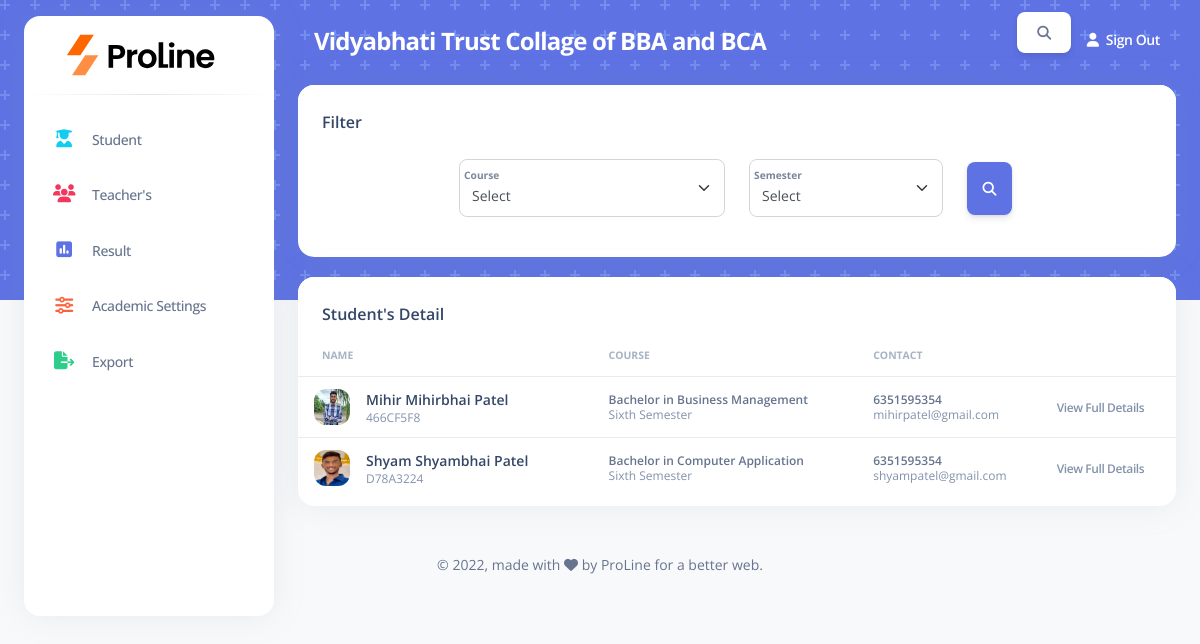
The page /manageStudent.php on the database its author committed.
### tables this page shows
CREATE TABLE `stud_details` (
  `SID` varchar(255) NOT NULL,
  `Photo` varchar(255) NOT NULL,
  `First_Name` varchar(255) NOT NULL,
  `Middle_Name` varchar(255) NOT NULL,
  `Last_Name` varchar(255) NOT NULL,
  `Phone_Number` varchar(255) NOT NULL,
  `Guardians_Number` varchar(255) NOT NULL,
  `Email` varchar(255) NOT NULL,
  `Aadhar_Number` varchar(255) NOT NULL,
  `Gender` varchar(255) NOT NULL,
  `DOB` date NOT NULL,
  `Blood_Group` varchar(255) NOT NULL,
  `POB` varchar(255) NOT NULL,
  `Religion` varchar(255) NOT NULL,
  `Category` varchar(255) NOT NULL,
  `Current_Add` varchar(255) NOT NULL,
  `Country` varchar(255) NOT NULL,
  `State` varchar(255) NOT NULL,
  `City` varchar(255) NOT NULL,
  `PinCode` varchar(255) NOT NULL,
  `Course` varchar(255) NOT NULL,
  `Year` varchar(255) NOT NULL,
  `Semester` varchar(255) DEFAULT NULL
);

### manageStudent.php (the view, shortened to what this page needs)
<!DOCTYPE html>
<html lang="en">
<head>
  <?php include 'includes/links.php'; ?>
</head>
<body class="g-sidenav-show   bg-gray-100">
    <?php include 'includes/side-navbar.php' ?>
  <main class="main-content position-relative border-radius-lg ">
    <?php include 'includes/top-navbar.php' ?>
    <div class="container-fluid py-1">
      <div class="row">
        <div class="col-12">
          <div class="card mb-2">
            <div class="card-header pb-0">
              <h6>Filter</h6>
            </div>
            <form method="POST">
                <div class=" d-flex align-items-center justify-content-center row py-3 mx-1 mb-2">
                    <div class="form-floating mb-3 col-4">
                        <select class="form-select" id="floatingSelectGrid state" name = "Course" aria-label="Floating label select example" required>
                            <option value="">Select</option>
                          </select>
                        <label for="floatingSelectGrid">Course</label>
                    </div>
                    <div class="form-floating mb-3 col-3">
                        <select class="form-select" id="floatingSelectGrid state" name = "Semester" aria-label="Floating label select example" required>
                          <option value="">Select</option>
                        </select>
                        <label for="floatingSelectGrid">Semester</label>
                    </div>
                    <div class="form-floating  col-1">
                        <button class="btn btn-primary p-3" type="submit" name="search"> <i class="fas fa-search"></i> </button>
                    </div>
                </div>
            </form>
          </div>
        </div>
      </div>
    </div>
    <div class="container-fluid py-2">
      <div class="row">
        <div class="col-12">
          <div class="card mb-4">
            <div class="card-header pb-0">
              <h6>Student's Detail</h6>
            </div>
            <div class="card-body px-0 pt-0 pb-2">
              <div class="table-responsive p-0">
                <table class="table align-items-center mb-0">
                  <thead>
                    <tr>
                      <th class="text-uppercase text-secondary text-xxs font-weight-bolder opacity-7">Name</th>
                      <th class="text-uppercase text-secondary text-xxs font-weight-bolder opacity-7 ps-2">Course</th>
                      <th class="text-uppercase text-secondary text-xxs font-weight-bolder opacity-7 ps-2">Contact</th>
                      <th class="text-secondary opacity-7"></th>
                    </tr>
                  </thead>
                  <tbody>
                  <?php
                    include 'connection.php';
                    if(isset($_POST['search']))
                    {
                        $filter_array = array();
                        if($_POST['Course'] != "")
                        {
                            array_push($filter_array,"Course='".$_POST['Course']."'");
                        }
                        if($_POST['Semester'] != "")
                        {
                            array_push($filter_array,"Semester='".$_POST['Semester']."'");
                        }
                        $filter = implode(" and ",$filter_array);
                        $q = "select * from stud_details where ".$filter;
                        $query = mysqli_query($conn,$q);
                        $row = mysqli_num_rows($query);
                        if($row > 0)
                        {
                            while($res = mysqli_fetch_array($query))
                            {
                                echo '
                                    <tr>
                                        <td>
                                        <div class="d-flex px-2 py-1">
                                            <div>
                                            <img src="./Student_Photo/'.$res['Photo'].'" class="avatar avatar-sm me-3" alt="user1">
                                            </div>
                                            <div class="d-flex flex-column justify-content-center">
                                            <h6 class="mb-0 text-sm">'.$res['First_Name'].' '.$res['Middle_Name']. ' '.$res['Last_Name'].'</h6>
                                            <p class="text-xs text-secondary mb-0">'.$res['SID'].'</p>
                                            </div>
                                        </div>
                                        </td>
                                        <td>
                                            <p class="text-xs font-weight-bold mb-0">'.$res['Course'].'</p>
                                            <p class="text-xs text-secondary mb-0">'.$res['Semester'].' Semester </p>
                                        </td>
                                        <td>
                                            <p class="text-xs font-weight-bold mb-0">'.$res['Phone_Number'].'</p>
                                            <p class="text-xs text-secondary mb-0">'.$res['Email'].'</p>
                                        </td>
                                        <td class="align-middle">
                                            <a href="fullStudentDetail.php?SID='.$res['SID'].'" class="text-secondary font-weight-bold text-xs" data-toggle="tooltip" data-original-title="Edit user">
                                                View Full Details
                                            </a>
                                        </td>
                                    </tr>
                                ';
                            }
                        }
                        else
                        {
                            echo '
                            <tr>
                                <td colspan="4" class="text-center">
                                    <p class="text-xs font-weight-bold mb-0"> NO STUDENT FOUND </p>
                                </td>
                            </tr>
                            ';
                        }
                    }
                    else
                    {
                        $q = "select * from stud_details";
                        $query = mysqli_query($conn,$q);
                        while($res = mysqli_fetch_array($query))
                        {
                            echo '
                                <tr>
                                    <td>
                                        <div class="d-flex px-2 py-1">
                                            <div>
                                                <img src="./Student_Photo/'.$res['Photo'].'" class="avatar avatar-sm me-3" alt="user1">
                                            </div>
                                            <div class="d-flex flex-column justify-content-center">
                                                <h6 class="mb-0 text-sm">'.$res['First_Name'].' '.$res['Middle_Name']. ' '.$res['Last_Name'].'</h6>
                                                <p class="text-xs text-secondary mb-0">'.$res['SID'].'</p>
                                            </div>
                                        </div>
                                    </td>
                                    <td>
                                        <p class="text-xs font-weight-bold mb-0">'.$res['Course'].'</p>
                                        <p class="text-xs text-secondary mb-0">'.$res['Semester'].' Semester</p>
                                    </td>
                                    <td>
                                        <p class="text-xs font-weight-bold mb-0">'.$res['Phone_Number'].'</p>
                                        <p class="text-xs text-secondary mb-0">'.$res['Email'].'</p>
                                    </td>
                                    <td class="align-middle">
                                        <a href="fullStudentDetail.php?SID='.$res['SID'].'" class="text-secondary font-weight-bold text-xs" data-toggle="tooltip" data-original-title="Edit user">
                                            View Full Details
                                        </a>
                                    </td>
                                </tr>
                              ';
                        }
                    }
                    ?>
                  </tbody>
                </table>
              </div>
            </div>
          </div>
        </div>
      </div>
    </div>
  </main>
  <?php include 'includes/footer.php'?>
</body>
</html>

### includes/links.php (shortened to what this page needs)
<link href="assets/css/nucleo-icons.css" rel="stylesheet" />
<link href="assets/css/nucleo-svg.css" rel="stylesheet" />
<link href="assets/css/nucleo-svg.css" rel="stylesheet" />
<link id="pagestyle" href="assets/css/argon-dashboard.css?v=2.0.0" rel="stylesheet" />
<link id="pagestyle" href="assets/css/styles.css" rel="stylesheet" />
<link rel="stylesheet" href="https://cdnjs.cloudflare.com/ajax/libs/font-awesome/6.0.0-beta3/css/all.min.css" />

### includes/side-navbar.php (shortened to what this page needs)
<aside class="sidenav h-75 bg-white navbar navbar-vertical navbar-expand-xs border-0 border-radius-xl my-3 fixed-start ms-4 sidebar" id="sidenav-main">
    <div class="sidenav-header">
      <a class="m-4" href="index.php">
        <img src="assets/img/logo.svg" class="h-100" alt="main_logo">
      </a>
    </div>
    <hr class="horizontal dark mt-0">
    <div class="collapse navbar-collapse  w-auto h-auto " id="sidenav-collapse-main">
      <ul class="navbar-nav">
        <li class="nav-item has-submenu">
          <a class="nav-link">
              <div class="icon icon-shape icon-sm border-radius-md text-center me-2 d-flex align-items-center justify-content-center">
                <i class="fas fa-user-graduate text-info text-lg opacity-10 mb-2"></i>
              </div>
              <span class="nav-link-text ms-1">Student</span>
          </a>
        </li>
        <li class="nav-item has-submenu">
          <a class="nav-link ">
            <div class="icon icon-shape icon-sm border-radius-md text-center me-2 d-flex align-items-center justify-content-center">
              <i class="fas fa-users text-danger text-lg opacity-10 mb-2"></i>
            </div>
            <span class="nav-link-text ms-1">Teacher's</span>
          </a>
        </li>
        <li class="nav-item has-submenu">
          <a class="nav-link">
          <div class="icon icon-shape icon-sm border-radius-md text-center me-2 d-flex align-items-center justify-content-center">
              <i class="fas fa-poll text-primary text-lg opacity-10 mb-2"></i>
          </div>
          <span class="nav-link-text ms-1">Result</span>
          </a>
        </li>
        <li class="nav-item has-submenu">
          <a class="nav-link ">
            <div class="icon icon-shape icon-sm border-radius-md text-center me-2 d-flex align-items-center justify-content-center">
              <i class="fa-solid fa-sliders text-warning text-lg opacity-10 mb-2"></i>
            </div>
            <span class="nav-link-text ms-1">Academic Settings</span>
          </a>
        </li>
        <li class="nav-item">
          <a class="nav-link " href="exportDocs.php">
            <div class="icon icon-shape icon-sm border-radius-md text-center me-2 d-flex align-items-center justify-content-center">
              <i class="fas fa-file-export text-success text-lg opacity-10 mb-2"></i>
            </div>
            <span class="nav-link-text ms-1">Export</span>
          </a>
        </li>
      </ul>
    </div>
  </aside>

### includes/top-navbar.php (shortened to what this page needs)
<nav class="navbar navbar-main navbar-expand-lg px-0 mx-4 shadow-none border-radius-xl " id="navbarBlur" data-scroll="false">
      <div class="container-fluid py-1 px-3">
          <h4 class="font-weight-bolder text-white mb-0">Vidyabhati Trust Collage of BBA and BCA</h4>
        <div class="collapse navbar-collapse mt-sm-0 mt-2 me-md-0 me-sm-4 d-flex align-items-center" id="navbar">
          <div class="ms-md-auto pe-md-3 d-flex align-items-center">
          <button type="button" class="btn" id = "search" data-bs-toggle="modal" data-bs-target="#exampleModal" style="background-color: white;"> <i class="fas fa-search" aria-hidden="true"></i> </button>
          </div>
          <div class="navbar-nav  justify-content-end">
              <a href="javascript:;" class="nav-link text-white font-weight-bold px-0">
                <i class="fa fa-user me-sm-1"></i>
                <span class="d-sm-inline d-none">Sign Out</span>
              </a>
          </div>
        </div>
      </div>
</nav>

### includes/footer.php (shortened to what this page needs)
<footer class="footer pt-3 ">
        <div class="container-fluid ">
          <div class="row d-flex align-items-center justify-content-center ">
            <div class="col-12 mb-lg-0 mb-4 ">
              <div class="copyright text-center text-sm text-muted ">
                © ,
                made with <i class="fa fa-heart"></i> by ProLine for a better web.
              </div>
            </div>
          </div>
        </div>
</footer>

### assets/css/nucleo-svg.css (style rules this page uses)
.icon { display: inline-block; color: #111111; height: 1em; width: 1em; }
.icon-sm { height: 0.8em; width: 0.8em; }
.icon { fill: currentColor; stroke: none; }

### assets/css/styles.css (style rules this page uses)
li { list-style-type: none; }

### rows shown on the page
stud_details: Photo (picture), First_Name "Mihir", Middle_Name "Mihirbhai", Last_Name "Patel", SID "466CF5F8", Course "Bachelor in Business Management", Semester "Sixth", Phone_Number "6351595354", Email "mihirpatel@gmail.com"
stud_details: Photo (picture), First_Name "Shyam", Middle_Name "Shyambhai", Last_Name "Patel", SID "D78A3224", Course "Bachelor in Computer Application", Semester "Sixth", Phone_Number "6351595354", Email "shyampatel@gmail.com"
